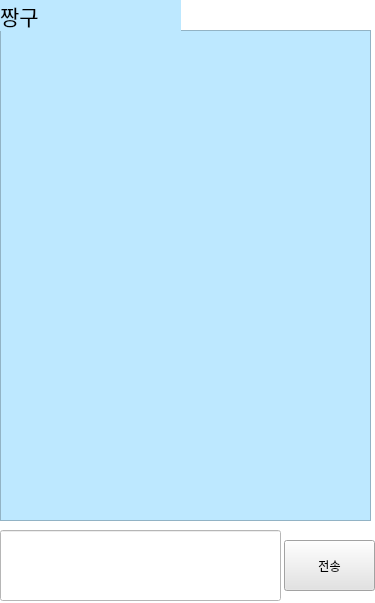
<?xml version="1.0" encoding="UTF-8"?>
<ui version="4.0">
 <class>Chat_Window</class>
 <widget class="QMainWindow" name="Chat_Window">
  <property name="geometry">
   <rect>
    <x>0</x>
    <y>0</y>
    <width>375</width>
    <height>603</height>
   </rect>
  </property>
  <property name="windowTitle">
   <string>MainWindow</string>
  </property>
  <property name="styleSheet">
   <string notr="true">background-color: rgb(255, 255, 255);</string>
  </property>
  <widget class="QWidget" name="centralwidget">
   <widget class="QLineEdit" name="Message">
    <property name="geometry">
     <rect>
      <x>0</x>
      <y>530</y>
      <width>281</width>
      <height>71</height>
     </rect>
    </property>
   </widget>
   <widget class="QPushButton" name="transmit">
    <property name="geometry">
     <rect>
      <x>284</x>
      <y>540</y>
      <width>91</width>
      <height>51</height>
     </rect>
    </property>
    <property name="styleSheet">
     <string notr="true">background-color: rgb(227, 227, 227);</string>
    </property>
    <property name="text">
     <string>전송</string>
    </property>
   </widget>
   <widget class="QListWidget" name="ChatListWidget">
    <property name="geometry">
     <rect>
      <x>0</x>
      <y>30</y>
      <width>371</width>
      <height>491</height>
     </rect>
    </property>
    <property name="font">
     <font>
      <pointsize>14</pointsize>
     </font>
    </property>
    <property name="styleSheet">
     <string notr="true">background-color: rgb(189, 232, 255);</string>
    </property>
   </widget>
   <widget class="QLabel" name="chat_name">
    <property name="geometry">
     <rect>
      <x>0</x>
      <y>0</y>
      <width>181</width>
      <height>31</height>
     </rect>
    </property>
    <property name="font">
     <font>
      <pointsize>16</pointsize>
     </font>
    </property>
    <property name="styleSheet">
     <string notr="true">background-color: rgb(189, 232, 255);</string>
    </property>
    <property name="text">
     <string>짱구</string>
    </property>
   </widget>
  </widget>
 </widget>
 <resources/>
 <connections/>
</ui>
